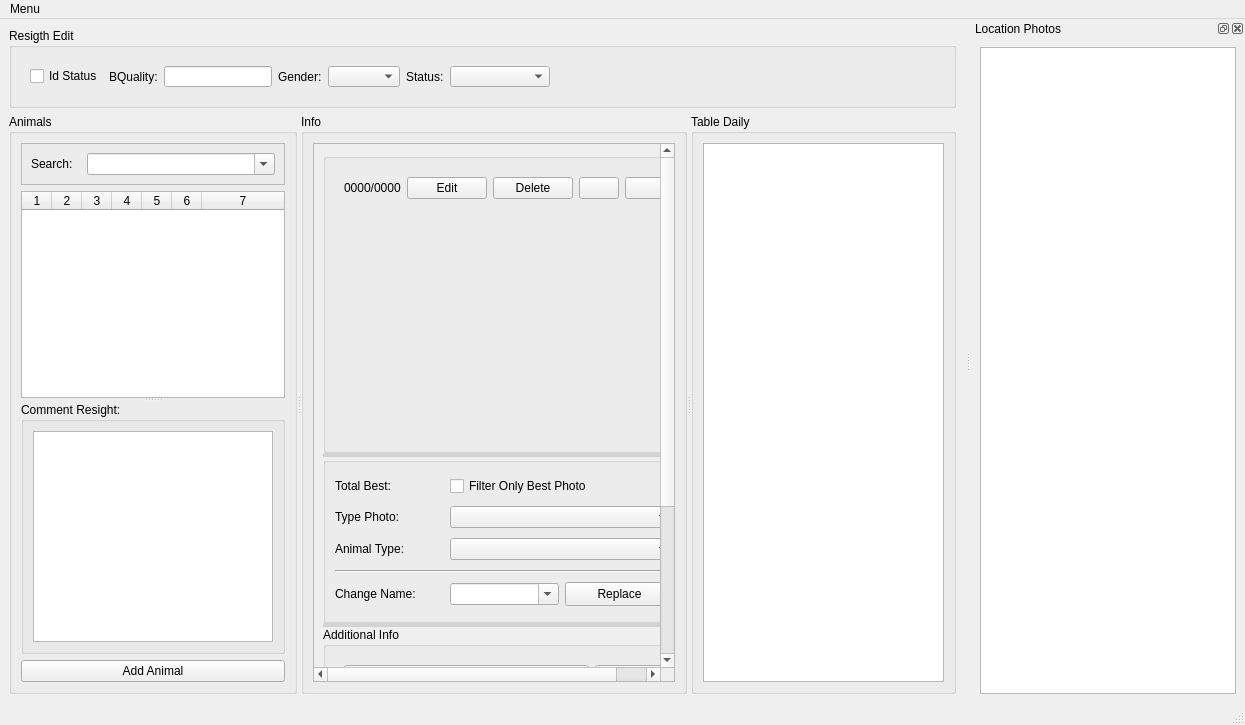
<?xml version="1.0" encoding="UTF-8"?>
<ui version="4.0">
 <class>MainWindow</class>
 <widget class="QMainWindow" name="MainWindow">
  <property name="geometry">
   <rect>
    <x>0</x>
    <y>0</y>
    <width>1245</width>
    <height>725</height>
   </rect>
  </property>
  <property name="minimumSize">
   <size>
    <width>1000</width>
    <height>500</height>
   </size>
  </property>
  <property name="windowTitle">
   <string>AnimalID</string>
  </property>
  <property name="windowIcon">
   <iconset resource="../app/resources/resources.qrc">
    <normaloff>:/images/icons/png/32x32/id.png</normaloff>:/images/icons/png/32x32/id.png</iconset>
  </property>
  <widget class="QWidget" name="centralwidget">
   <layout class="QVBoxLayout" name="verticalLayout_7">
    <item>
     <widget class="QGroupBox" name="grbxResigthEdit">
      <property name="minimumSize">
       <size>
        <width>0</width>
        <height>75</height>
       </size>
      </property>
      <property name="maximumSize">
       <size>
        <width>16777215</width>
        <height>80</height>
       </size>
      </property>
      <property name="title">
       <string>Resigth Edit</string>
      </property>
      <layout class="QHBoxLayout" name="horizontalLayout_5">
       <item alignment="Qt::AlignLeft|Qt::AlignTop">
        <widget class="QFrame" name="frameGrbxResigthEdit">
         <property name="minimumSize">
          <size>
           <width>0</width>
           <height>37</height>
          </size>
         </property>
         <layout class="QHBoxLayout" name="horizontalLayout_6">
          <item>
           <widget class="QCheckBox" name="chb_id_status">
            <property name="maximumSize">
             <size>
              <width>16777215</width>
              <height>16777215</height>
             </size>
            </property>
            <property name="text">
             <string>Id Status</string>
            </property>
           </widget>
          </item>
          <item>
           <widget class="QLabel" name="labelResigthQquality">
            <property name="maximumSize">
             <size>
              <width>16777215</width>
              <height>16777215</height>
             </size>
            </property>
            <property name="text">
             <string>BQuality:</string>
            </property>
           </widget>
          </item>
          <item>
           <widget class="QLineEdit" name="brand_quality_resight">
            <property name="sizePolicy">
             <sizepolicy hsizetype="Expanding" vsizetype="Preferred">
              <horstretch>0</horstretch>
              <verstretch>0</verstretch>
             </sizepolicy>
            </property>
            <property name="minimumSize">
             <size>
              <width>100</width>
              <height>0</height>
             </size>
            </property>
            <property name="maximumSize">
             <size>
              <width>16777215</width>
              <height>16777215</height>
             </size>
            </property>
           </widget>
          </item>
          <item>
           <widget class="QLabel" name="labelResigthGender">
            <property name="maximumSize">
             <size>
              <width>16777215</width>
              <height>16777215</height>
             </size>
            </property>
            <property name="text">
             <string>Gender:</string>
            </property>
           </widget>
          </item>
          <item>
           <widget class="QComboBox" name="cmb_gender_resight">
            <property name="sizePolicy">
             <sizepolicy hsizetype="Preferred" vsizetype="Preferred">
              <horstretch>0</horstretch>
              <verstretch>0</verstretch>
             </sizepolicy>
            </property>
            <property name="maximumSize">
             <size>
              <width>16777215</width>
              <height>16777215</height>
             </size>
            </property>
           </widget>
          </item>
          <item>
           <widget class="QLabel" name="labelResigthStatus">
            <property name="maximumSize">
             <size>
              <width>16777215</width>
              <height>16777215</height>
             </size>
            </property>
            <property name="text">
             <string>Status:</string>
            </property>
           </widget>
          </item>
          <item>
           <widget class="QComboBox" name="cmb_status_resight">
            <property name="sizePolicy">
             <sizepolicy hsizetype="Preferred" vsizetype="Preferred">
              <horstretch>0</horstretch>
              <verstretch>0</verstretch>
             </sizepolicy>
            </property>
            <property name="minimumSize">
             <size>
              <width>100</width>
              <height>0</height>
             </size>
            </property>
            <property name="maximumSize">
             <size>
              <width>16777215</width>
              <height>16777215</height>
             </size>
            </property>
           </widget>
          </item>
         </layout>
        </widget>
       </item>
      </layout>
     </widget>
    </item>
    <item>
     <widget class="QSplitter" name="splitterMain">
      <property name="orientation">
       <enum>Qt::Horizontal</enum>
      </property>
      <widget class="QGroupBox" name="grbxResigthAnimal">
       <property name="minimumSize">
        <size>
         <width>200</width>
         <height>0</height>
        </size>
       </property>
       <property name="maximumSize">
        <size>
         <width>450</width>
         <height>16777215</height>
        </size>
       </property>
       <property name="title">
        <string>Animals</string>
       </property>
       <layout class="QVBoxLayout" name="verticalLayout_9">
        <item>
         <widget class="QFrame" name="frameSearchResigthAnimal">
          <property name="frameShape">
           <enum>QFrame::StyledPanel</enum>
          </property>
          <property name="frameShadow">
           <enum>QFrame::Raised</enum>
          </property>
          <layout class="QGridLayout" name="gridLayout_4">
           <item row="0" column="0">
            <widget class="QLabel" name="labelSearch">
             <property name="maximumSize">
              <size>
               <width>50</width>
               <height>16777215</height>
              </size>
             </property>
             <property name="text">
              <string>Search:</string>
             </property>
            </widget>
           </item>
           <item row="0" column="1">
            <widget class="QComboBox" name="cmb_search_name">
             <property name="sizePolicy">
              <sizepolicy hsizetype="Preferred" vsizetype="Preferred">
               <horstretch>0</horstretch>
               <verstretch>0</verstretch>
              </sizepolicy>
             </property>
             <property name="focusPolicy">
              <enum>Qt::WheelFocus</enum>
             </property>
             <property name="editable">
              <bool>true</bool>
             </property>
             <property name="insertPolicy">
              <enum>QComboBox::NoInsert</enum>
             </property>
            </widget>
           </item>
          </layout>
         </widget>
        </item>
        <item>
         <widget class="QSplitter" name="splitterAnimalName">
          <property name="orientation">
           <enum>Qt::Vertical</enum>
          </property>
          <widget class="QTableWidget" name="table_animals_list">
           <property name="sizePolicy">
            <sizepolicy hsizetype="Preferred" vsizetype="Expanding">
             <horstretch>0</horstretch>
             <verstretch>0</verstretch>
            </sizepolicy>
           </property>
           <property name="minimumSize">
            <size>
             <width>0</width>
             <height>0</height>
            </size>
           </property>
           <property name="focusPolicy">
            <enum>Qt::StrongFocus</enum>
           </property>
           <property name="frameShadow">
            <enum>QFrame::Sunken</enum>
           </property>
           <property name="editTriggers">
            <set>QAbstractItemView::AnyKeyPressed|QAbstractItemView::DoubleClicked|QAbstractItemView::EditKeyPressed</set>
           </property>
           <property name="showDropIndicator" stdset="0">
            <bool>true</bool>
           </property>
           <property name="dragDropOverwriteMode">
            <bool>true</bool>
           </property>
           <property name="alternatingRowColors">
            <bool>false</bool>
           </property>
           <property name="selectionMode">
            <enum>QAbstractItemView::SingleSelection</enum>
           </property>
           <property name="selectionBehavior">
            <enum>QAbstractItemView::SelectRows</enum>
           </property>
           <property name="textElideMode">
            <enum>Qt::ElideRight</enum>
           </property>
           <property name="sortingEnabled">
            <bool>false</bool>
           </property>
           <property name="wordWrap">
            <bool>true</bool>
           </property>
           <property name="columnCount">
            <number>7</number>
           </property>
           <attribute name="horizontalHeaderCascadingSectionResizes">
            <bool>false</bool>
           </attribute>
           <attribute name="horizontalHeaderDefaultSectionSize">
            <number>30</number>
           </attribute>
           <attribute name="horizontalHeaderMinimumSectionSize">
            <number>30</number>
           </attribute>
           <attribute name="horizontalHeaderShowSortIndicator" stdset="0">
            <bool>true</bool>
           </attribute>
           <attribute name="horizontalHeaderStretchLastSection">
            <bool>true</bool>
           </attribute>
           <attribute name="verticalHeaderDefaultSectionSize">
            <number>22</number>
           </attribute>
           <attribute name="verticalHeaderHighlightSections">
            <bool>true</bool>
           </attribute>
           <attribute name="verticalHeaderMinimumSectionSize">
            <number>22</number>
           </attribute>
           <attribute name="verticalHeaderShowSortIndicator" stdset="0">
            <bool>false</bool>
           </attribute>
           <column/>
           <column/>
           <column/>
           <column/>
           <column/>
           <column/>
           <column/>
          </widget>
          <widget class="QGroupBox" name="grbxComment">
           <property name="minimumSize">
            <size>
             <width>0</width>
             <height>0</height>
            </size>
           </property>
           <property name="maximumSize">
            <size>
             <width>16777215</width>
             <height>16777215</height>
            </size>
           </property>
           <property name="title">
            <string>Comment Resight:</string>
           </property>
           <layout class="QGridLayout" name="gridLayout_3">
            <item row="0" column="0">
             <widget class="QPlainTextEdit" name="comment_resight">
              <property name="sizePolicy">
               <sizepolicy hsizetype="Preferred" vsizetype="Expanding">
                <horstretch>0</horstretch>
                <verstretch>0</verstretch>
               </sizepolicy>
              </property>
              <property name="minimumSize">
               <size>
                <width>0</width>
                <height>0</height>
               </size>
              </property>
              <property name="maximumSize">
               <size>
                <width>16777215</width>
                <height>16777215</height>
               </size>
              </property>
             </widget>
            </item>
           </layout>
          </widget>
         </widget>
        </item>
        <item>
         <widget class="QPushButton" name="btn_add_animal">
          <property name="text">
           <string>Add Animal</string>
          </property>
          <property name="icon">
           <iconset resource="../app/resources/resources.qrc">
            <normaloff>:/images/icons/png/32x32/age+1.png</normaloff>:/images/icons/png/32x32/age+1.png</iconset>
          </property>
          <property name="iconSize">
           <size>
            <width>24</width>
            <height>24</height>
           </size>
          </property>
         </widget>
        </item>
       </layout>
      </widget>
      <widget class="QGroupBox" name="grbxInfo">
       <property name="minimumSize">
        <size>
         <width>0</width>
         <height>0</height>
        </size>
       </property>
       <property name="maximumSize">
        <size>
         <width>600</width>
         <height>16777215</height>
        </size>
       </property>
       <property name="title">
        <string>Info</string>
       </property>
       <layout class="QVBoxLayout" name="verticalLayout">
        <item>
         <widget class="QScrollArea" name="scrollAreaInfo">
          <property name="minimumSize">
           <size>
            <width>200</width>
            <height>350</height>
           </size>
          </property>
          <property name="maximumSize">
           <size>
            <width>16777215</width>
            <height>16777215</height>
           </size>
          </property>
          <property name="widgetResizable">
           <bool>true</bool>
          </property>
          <widget class="QWidget" name="scrollAreaWidgetContents">
           <property name="geometry">
            <rect>
             <x>0</x>
             <y>0</y>
             <width>338</width>
             <height>744</height>
            </rect>
           </property>
           <layout class="QVBoxLayout" name="verticalLayout_2">
            <item>
             <widget class="QSplitter" name="splitter">
              <property name="styleSheet">
               <string notr="true">QSplitter::handle { background-color: lightgrey  }</string>
              </property>
              <property name="orientation">
               <enum>Qt::Vertical</enum>
              </property>
              <widget class="QGroupBox" name="groupBox_image">
               <property name="minimumSize">
                <size>
                 <width>0</width>
                 <height>300</height>
                </size>
               </property>
               <property name="maximumSize">
                <size>
                 <width>16777215</width>
                 <height>16777215</height>
                </size>
               </property>
               <property name="font">
                <font>
                 <weight>50</weight>
                 <bold>false</bold>
                 <strikeout>false</strikeout>
                </font>
               </property>
               <property name="styleSheet">
                <string notr="true"/>
               </property>
               <layout class="QVBoxLayout" name="verticalLayout_5">
                <item alignment="Qt::AlignTop">
                 <widget class="QFrame" name="frame">
                  <layout class="QHBoxLayout" name="hLayoutImageInfo">
                   <item>
                    <widget class="QLabel" name="label_image_count">
                     <property name="text">
                      <string>0000/0000</string>
                     </property>
                    </widget>
                   </item>
                   <item>
                    <widget class="QPushButton" name="btn_edit">
                     <property name="text">
                      <string>Edit</string>
                     </property>
                     <property name="icon">
                      <iconset resource="../app/resources/resources.qrc">
                       <normaloff>:/images/icons/png/32x32/edit.png</normaloff>:/images/icons/png/32x32/edit.png</iconset>
                     </property>
                    </widget>
                   </item>
                   <item>
                    <widget class="QPushButton" name="btn_delete">
                     <property name="text">
                      <string>Delete</string>
                     </property>
                     <property name="icon">
                      <iconset resource="../app/resources/resources.qrc">
                       <normaloff>:/images/icons/png/32x32/delete.png</normaloff>:/images/icons/png/32x32/delete.png</iconset>
                     </property>
                    </widget>
                   </item>
                   <item>
                    <widget class="QPushButton" name="btn_previous">
                     <property name="text">
                      <string/>
                     </property>
                     <property name="icon">
                      <iconset resource="../app/resources/resources.qrc">
                       <normaloff>:/images/icons/png/32x32/left.png</normaloff>:/images/icons/png/32x32/left.png</iconset>
                     </property>
                    </widget>
                   </item>
                   <item>
                    <widget class="QPushButton" name="btn_next">
                     <property name="text">
                      <string/>
                     </property>
                     <property name="icon">
                      <iconset resource="../app/resources/resources.qrc">
                       <normaloff>:/images/icons/png/32x32/right.png</normaloff>:/images/icons/png/32x32/right.png</iconset>
                     </property>
                    </widget>
                   </item>
                  </layout>
                 </widget>
                </item>
                <item>
                 <layout class="QGridLayout" name="imageLayout"/>
                </item>
               </layout>
              </widget>
              <widget class="QGroupBox" name="groupBox_statuses">
               <property name="minimumSize">
                <size>
                 <width>0</width>
                 <height>166</height>
                </size>
               </property>
               <property name="maximumSize">
                <size>
                 <width>16777215</width>
                 <height>166</height>
                </size>
               </property>
               <property name="title">
                <string/>
               </property>
               <layout class="QGridLayout" name="gridLayout_2">
                <item row="4" column="2">
                 <widget class="QPushButton" name="btn_change_name_on_photo">
                  <property name="minimumSize">
                   <size>
                    <width>0</width>
                    <height>24</height>
                   </size>
                  </property>
                  <property name="baseSize">
                   <size>
                    <width>0</width>
                    <height>0</height>
                   </size>
                  </property>
                  <property name="text">
                   <string>Replace</string>
                  </property>
                 </widget>
                </item>
                <item row="4" column="1">
                 <widget class="QComboBox" name="cmb_change_name_on_photo">
                  <property name="minimumSize">
                   <size>
                    <width>0</width>
                    <height>22</height>
                   </size>
                  </property>
                  <property name="editable">
                   <bool>true</bool>
                  </property>
                 </widget>
                </item>
                <item row="2" column="1" colspan="2">
                 <widget class="QComboBox" name="comboBox_animal_type">
                  <property name="minimumSize">
                   <size>
                    <width>0</width>
                    <height>22</height>
                   </size>
                  </property>
                  <property name="editable">
                   <bool>false</bool>
                  </property>
                 </widget>
                </item>
                <item row="1" column="1" colspan="2">
                 <widget class="QComboBox" name="comboBox_type_photo">
                  <property name="minimumSize">
                   <size>
                    <width>0</width>
                    <height>22</height>
                   </size>
                  </property>
                  <property name="editable">
                   <bool>false</bool>
                  </property>
                 </widget>
                </item>
                <item row="3" column="0" colspan="3">
                 <widget class="Line" name="lineAnimalInfo">
                  <property name="minimumSize">
                   <size>
                    <width>0</width>
                    <height>1</height>
                   </size>
                  </property>
                  <property name="maximumSize">
                   <size>
                    <width>16777215</width>
                    <height>2</height>
                   </size>
                  </property>
                  <property name="orientation">
                   <enum>Qt::Horizontal</enum>
                  </property>
                 </widget>
                </item>
                <item row="2" column="0">
                 <widget class="QLabel" name="labelAnimalType">
                  <property name="text">
                   <string>Animal Type:</string>
                  </property>
                  <property name="buddy">
                   <cstring>comboBox_animal_type</cstring>
                  </property>
                 </widget>
                </item>
                <item row="4" column="0">
                 <widget class="QLabel" name="labelChangeNameLocation">
                  <property name="text">
                   <string>Change Name:</string>
                  </property>
                  <property name="buddy">
                   <cstring>cmb_change_name_on_photo</cstring>
                  </property>
                 </widget>
                </item>
                <item row="1" column="0">
                 <widget class="QLabel" name="labelTypePhoto">
                  <property name="text">
                   <string>Type Photo:</string>
                  </property>
                  <property name="buddy">
                   <cstring>comboBox_type_photo</cstring>
                  </property>
                 </widget>
                </item>
                <item row="0" column="1" colspan="2">
                 <widget class="QCheckBox" name="checkBox_filter_only_best_photo">
                  <property name="text">
                   <string>Filter Only Best Photo</string>
                  </property>
                  <property name="autoExclusive">
                   <bool>false</bool>
                  </property>
                 </widget>
                </item>
                <item row="0" column="0">
                 <widget class="QLabel" name="total_best_photo">
                  <property name="text">
                   <string>Total Best:</string>
                  </property>
                  <property name="buddy">
                   <cstring>checkBox_filter_only_best_photo</cstring>
                  </property>
                 </widget>
                </item>
               </layout>
              </widget>
              <widget class="QGroupBox" name="groupBox_additional_info">
               <property name="minimumSize">
                <size>
                 <width>0</width>
                 <height>250</height>
                </size>
               </property>
               <property name="maximumSize">
                <size>
                 <width>16777215</width>
                 <height>16777215</height>
                </size>
               </property>
               <property name="title">
                <string>Additional Info</string>
               </property>
               <layout class="QVBoxLayout" name="vLayoutAdditionalInfo">
                <item>
                 <widget class="QFrame" name="frameAdditionalInfo">
                  <layout class="QHBoxLayout" name="horizontalLayout_4">
                   <item alignment="Qt::AlignTop">
                    <widget class="QComboBox" name="cmb_additional_info"/>
                   </item>
                   <item alignment="Qt::AlignTop">
                    <widget class="QPushButton" name="btn_add_animal_info">
                     <property name="maximumSize">
                      <size>
                       <width>70</width>
                       <height>16777215</height>
                      </size>
                     </property>
                     <property name="text">
                      <string>Add Info</string>
                     </property>
                    </widget>
                   </item>
                  </layout>
                 </widget>
                </item>
               </layout>
              </widget>
             </widget>
            </item>
           </layout>
          </widget>
         </widget>
        </item>
       </layout>
      </widget>
      <widget class="QGroupBox" name="grbxTableDaily">
       <property name="title">
        <string>Table Daily</string>
       </property>
       <layout class="QVBoxLayout" name="verticalLayout_3">
        <item>
         <widget class="QTableWidget" name="table_daily">
          <property name="sizePolicy">
           <sizepolicy hsizetype="Preferred" vsizetype="Expanding">
            <horstretch>0</horstretch>
            <verstretch>0</verstretch>
           </sizepolicy>
          </property>
          <property name="selectionMode">
           <enum>QAbstractItemView::SingleSelection</enum>
          </property>
          <property name="selectionBehavior">
           <enum>QAbstractItemView::SelectRows</enum>
          </property>
          <attribute name="horizontalHeaderMinimumSectionSize">
           <number>30</number>
          </attribute>
          <attribute name="horizontalHeaderStretchLastSection">
           <bool>true</bool>
          </attribute>
         </widget>
        </item>
       </layout>
      </widget>
     </widget>
    </item>
   </layout>
  </widget>
  <widget class="QMenuBar" name="menubar">
   <property name="geometry">
    <rect>
     <x>0</x>
     <y>0</y>
     <width>1245</width>
     <height>21</height>
    </rect>
   </property>
   <widget class="QMenu" name="menuMenu">
    <property name="title">
     <string>Menu</string>
    </property>
    <addaction name="actionRefresh_Data"/>
    <addaction name="separator"/>
    <addaction name="actionRepot"/>
   </widget>
   <addaction name="menuMenu"/>
  </widget>
  <widget class="QStatusBar" name="statusbar"/>
  <widget class="QDockWidget" name="dock_photos">
   <property name="minimumSize">
    <size>
     <width>200</width>
     <height>200</height>
    </size>
   </property>
   <property name="maximumSize">
    <size>
     <width>524287</width>
     <height>524287</height>
    </size>
   </property>
   <property name="allowedAreas">
    <set>Qt::LeftDockWidgetArea|Qt::RightDockWidgetArea</set>
   </property>
   <property name="windowTitle">
    <string>Location Photos</string>
   </property>
   <attribute name="dockWidgetArea">
    <number>2</number>
   </attribute>
   <widget class="QWidget" name="dockDailyPhotos">
    <layout class="QVBoxLayout" name="verticalLayout_4">
     <item>
      <widget class="QListWidget" name="animal_photos_daily">
       <property name="sizePolicy">
        <sizepolicy hsizetype="Preferred" vsizetype="Expanding">
         <horstretch>0</horstretch>
         <verstretch>0</verstretch>
        </sizepolicy>
       </property>
       <property name="minimumSize">
        <size>
         <width>0</width>
         <height>0</height>
        </size>
       </property>
       <property name="maximumSize">
        <size>
         <width>16777215</width>
         <height>16777215</height>
        </size>
       </property>
       <property name="editTriggers">
        <set>QAbstractItemView::CurrentChanged|QAbstractItemView::DoubleClicked|QAbstractItemView::EditKeyPressed</set>
       </property>
       <property name="selectionBehavior">
        <enum>QAbstractItemView::SelectRows</enum>
       </property>
      </widget>
     </item>
    </layout>
   </widget>
  </widget>
  <action name="actionRefresh_Data">
   <property name="icon">
    <iconset resource="../app/resources/resources.qrc">
     <normaloff>:/images/icons/png/32x32/update.png</normaloff>:/images/icons/png/32x32/update.png</iconset>
   </property>
   <property name="text">
    <string>Refresh Data</string>
   </property>
  </action>
  <action name="actionRepot">
   <property name="icon">
    <iconset resource="../app/resources/resources.qrc">
     <normaloff>:/images/icons/png/32x32/diagram.png</normaloff>:/images/icons/png/32x32/diagram.png</iconset>
   </property>
   <property name="text">
    <string>Repot</string>
   </property>
  </action>
 </widget>
 <tabstops>
  <tabstop>table_animals_list</tabstop>
  <tabstop>table_daily</tabstop>
  <tabstop>animal_photos_daily</tabstop>
  <tabstop>scrollAreaInfo</tabstop>
  <tabstop>btn_edit</tabstop>
  <tabstop>btn_delete</tabstop>
  <tabstop>btn_previous</tabstop>
  <tabstop>btn_next</tabstop>
  <tabstop>checkBox_filter_only_best_photo</tabstop>
  <tabstop>comboBox_type_photo</tabstop>
  <tabstop>comboBox_animal_type</tabstop>
  <tabstop>cmb_change_name_on_photo</tabstop>
  <tabstop>btn_change_name_on_photo</tabstop>
  <tabstop>cmb_additional_info</tabstop>
  <tabstop>btn_add_animal_info</tabstop>
 </tabstops>
 <resources>
  <include location="../app/resources/resources.qrc"/>
 </resources>
 <connections/>
</ui>
